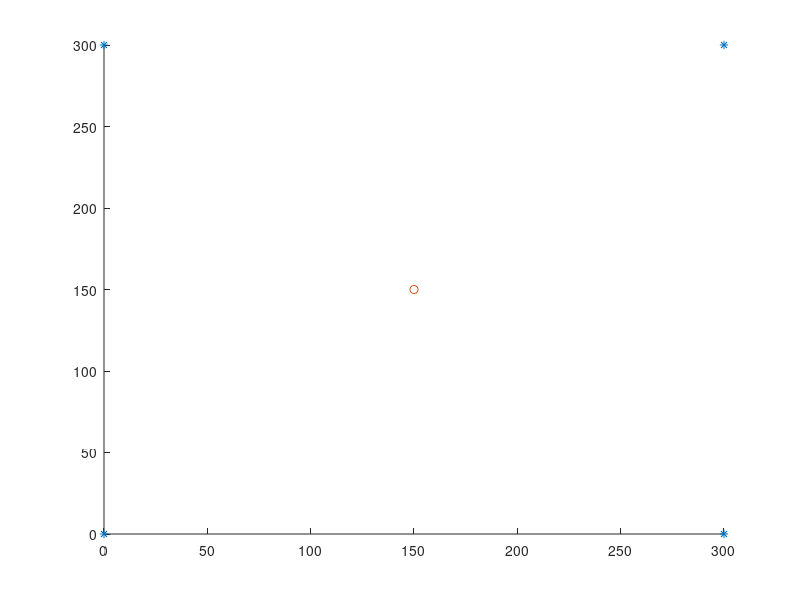

The MATLAB source for this figure:
close all
clear all
clc

% Shape that is square like
Cx = [300 300 0 0];   % X position of the vectors
Cy = [300 0 0 300];    % Y position of the vectors

% Gives us the center (or mean of the fields)
CcentreX = sum(Cx)/length(Cx);
CcentreY = sum(Cy)/length(Cy);

% Printing of the field
figure(1);
hold on;
plot(Cx,Cy,'*');
plot(CcentreX,CcentreY,'o');
nomber_pts = length(Cx);
hold off;


